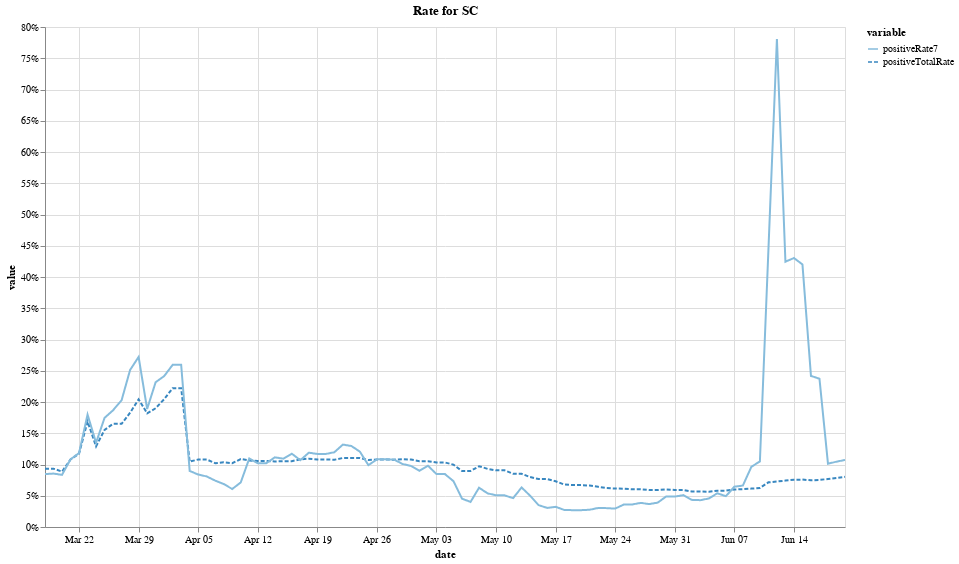

This figure's notebook cell:
### Code cell
state_rate('SC')

### Figure 1 — Vega-Lite specification as saved in the notebook (floating-point values rounded to 4 significant figures; data arrays with more than 128 entries replaced by an {"elided": "..."} marker saying what was removed)
{"config": {"view": {"continuousWidth": 400, "continuousHeight": 300}}, "data": {"name": "data-2bafb25ae833e30b7eaff13077f7c987"}, "mark": "line", "encoding": {"color": {"type": "ordinal", "field": "variable"}, "strokeDash": {"type": "nominal", "field": "variable"}, "tooltip": [{"type": "temporal", "field": "date"}, {"type": "quantitative", "field": "value"}, {"type": "nominal", "field": "variable"}], "x": {"type": "temporal", "field": "date", "title": "date"}, "y": {"type": "quantitative", "axis": {"format": "%"}, "field": "value"}}, "height": 500, "title": "Rate for SC", "width": 800, "$schema": "https://vega.github.io/schema/vega-lite/v4.8.1.json", "datasets": {"data-2bafb25ae833e30b7eaff13077f7c987": {"elided": "189 records"}}}
